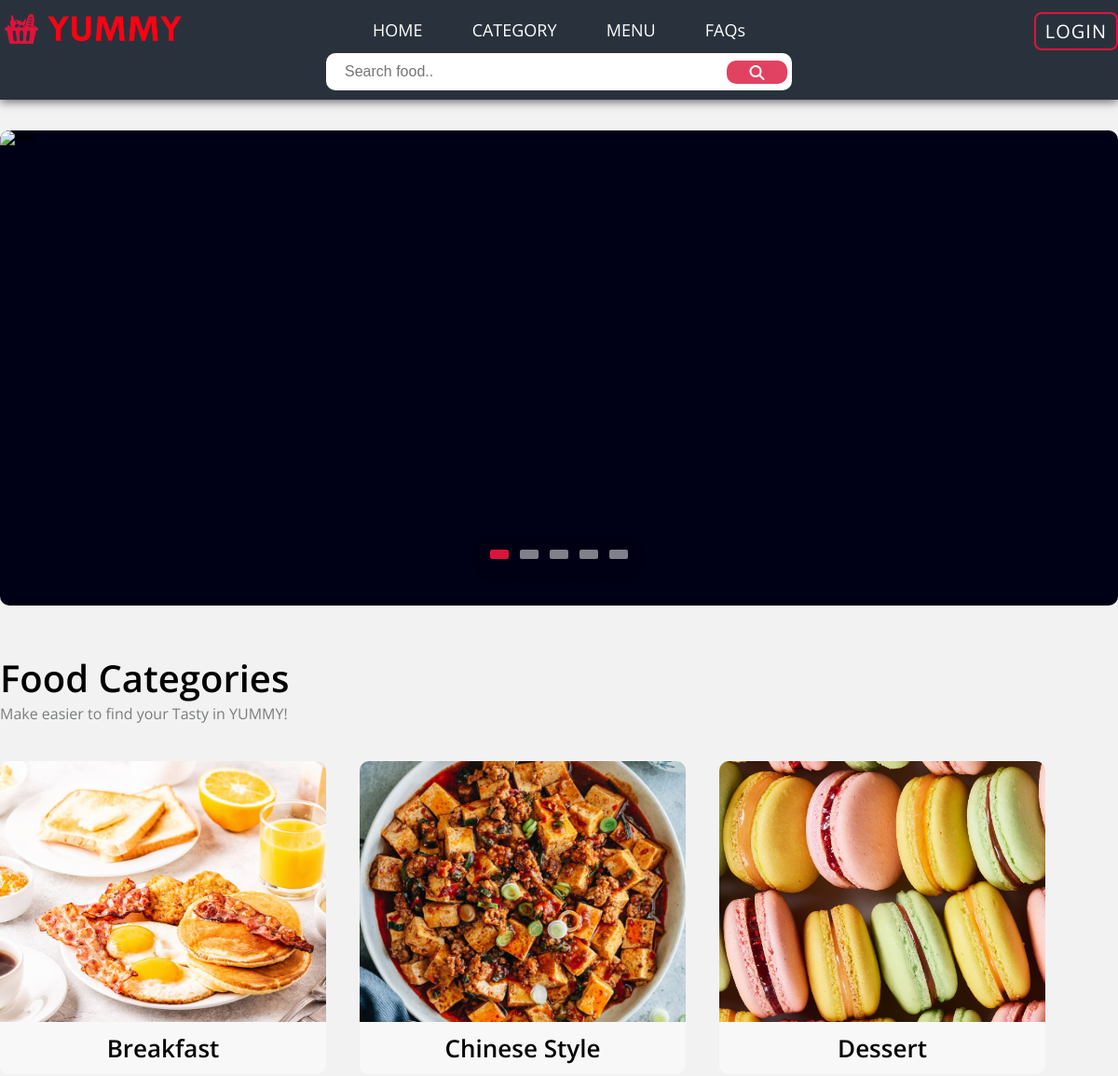
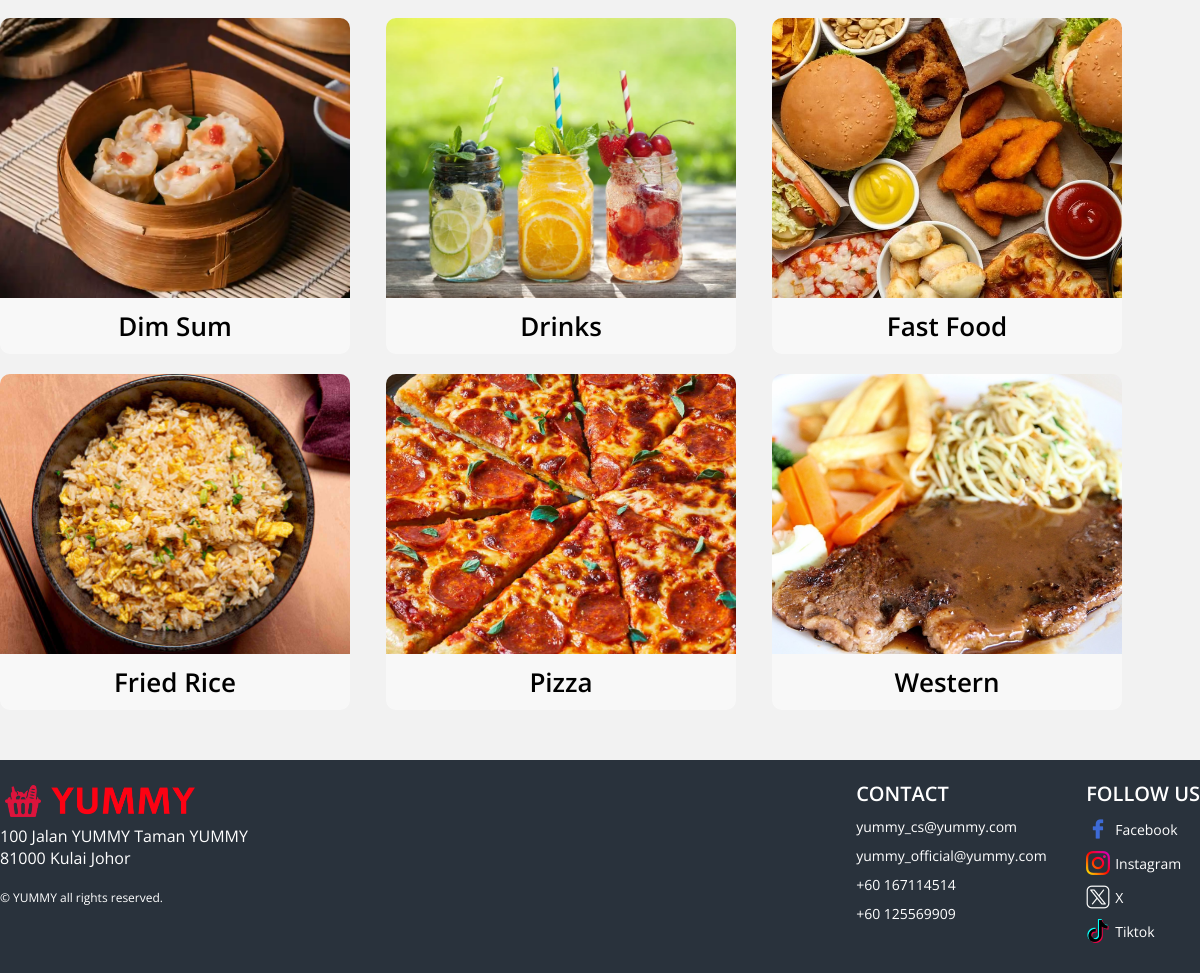
The app's page /menu/foodCategory.php with its own data (2 pictures, top to bottom).
### tables this page shows
CREATE TABLE IF NOT EXISTS `foodcategory` (
  `id` int NOT NULL AUTO_INCREMENT,
  `categoryName` varchar(255) NOT NULL,
  `categoryImage` varchar(255) NOT NULL,
  PRIMARY KEY (`id`)
);

### menu/foodCategory.php (the view, shortened to what this page needs)
<!DOCTYPE html>
<html lang="en">
<head>
    <link rel="stylesheet" href="../css/defaultCss.css">
    <link rel="stylesheet" href="../css/menu.css">
</head>
    <?php
        include "../includes/menu_includes/header.php";
        ?>
    <div class="container">
        <div class="slider">
            <div class="slide active">
                <img src="../images/FoodMenu/ads2.png" alt="slide">
            </div>
            <div class="navigation-visibility">
                <div class="slide-icon active"></div>
                <div class="slide-icon"></div>
                <div class="slide-icon"></div>
                <div class="slide-icon"></div>
                <div class="slide-icon"></div>
            </div>
        </div>
    </div>
    <div class="container">
        <div class="food-section">
            <div class="food-topic">
                <div class="food-topic-info">
                    <p class="title">Food Categories</p>
                    <p class="brief">Make easier to find your Tasty in YUMMY!</p>
                </div>
            </div>
            <div class="food-container">
                <?php
                $sql = "SELECT * FROM foodcategory ORDER BY categoryName ASC";
                $res = mysqli_query($conn, $sql);
                if (mysqli_num_rows($res) > 0) {
                    while ($row = mysqli_fetch_assoc($res)) {
                        $id = $row['id'];
                        ?>
                        <a href="../menu/filteredFood.php?id=<?php echo $id; ?>">
                            <div class="food-items">
                                <img src="../images/Foodcategory/<?php echo $row['categoryImage']; ?>" alt="">
                                <div class="category-details">
                                    <p><?php echo $row['categoryName']; ?></p>
                                </div>
                            </div>
                        </a>
                        <?php
                    }
                }
                ?>
            </div>
        </div>
    </div>
    <?php include "../includes/menu_includes/footer.php" ?>

### css/defaultCss.css (style rules this page uses)
* { margin: 0; padding: 0; box-sizing: border-box; }
html { font-size: 10px; font-family: "Open Sans", sans-serif; scroll-behavior: smooth; background-color: #f2f2f2; }
a { text-decoration: none; }
.container { max-width: 1200px; margin: 0 auto; transition: transform .5s; }

### css/menu.css (style rules this page uses)
.slider { position: relative; background-color: #000116; width: 100%; min-height: 500px; margin-top: 140px; overflow: hidden; border-radius: 10px; }
.slider .slide { position: absolute; width: 100%; height: 100%; clip-path: circle(0% at 0 50%); }
.slider .slide.active { clip-path: circle(150% at 0 50%); transition: 0.5s; }
.slider .slide img { position: absolute; width: 100%; height: 100%; object-fit: cover; }
.slider .navigation-visibility { z-index: 999; display: flex; justify-content: center; }
.slider .navigation-visibility .slide-icon { z-index: 999; background: rgba(255, 255, 255, 0.5); width: 20px; height: 10px; transform: translateY(-50px); margin: 0 6px; border-radius: 2px; box-shadow: 0 5px 25px rgb(1 1 1 / 20%); }
.slider .navigation-visibility .slide-icon.active { background: crimson; }
.food-section { margin: 50px 0; }
.food-topic .food-topic-info { width: 550px; margin: 20px 0 }
.food-topic .food-topic-info .title { font-size: 40px; font-weight: 600; color: black; }
.food-topic .food-topic-info .brief { font-size: 16px; color: #7B7D7D; text-align: justify; }
.food-container { display: flex; flex-wrap: wrap; justify-content: flex-start; }
.food-items { width: 350px; display: grid; position: relative; grid-template-rows: auto 1fr; border-radius: 15px; transition: .2s ease-in-out; margin-top: 20px; margin-right: 36px; }
.food-items img { position: relative; width: 100%; height: 280px; border-radius: 10px 10px 0 0; object-fit: cover; }
.category-details { padding: 10px 20px; font-size: 26px; font-weight: 600; text-align: center; background-color: #ffffff80; border-bottom-left-radius: 10px; border-bottom-right-radius: 10px; color: black; }

### records on screen
foodcategory: categoryImage (picture), categoryName "Breakfast"
foodcategory: categoryImage (picture), categoryName "Chinese Style"
foodcategory: categoryImage (picture), categoryName "Dessert"
foodcategory: categoryImage (picture), categoryName "Dim Sum"
foodcategory: categoryImage (picture), categoryName "Drinks"
foodcategory: categoryImage (picture), categoryName "Fast Food"
foodcategory: categoryImage (picture), categoryName "Fried Rice"
foodcategory: categoryImage (picture), categoryName "Pizza"
foodcategory: categoryImage (picture), categoryName "Western"
